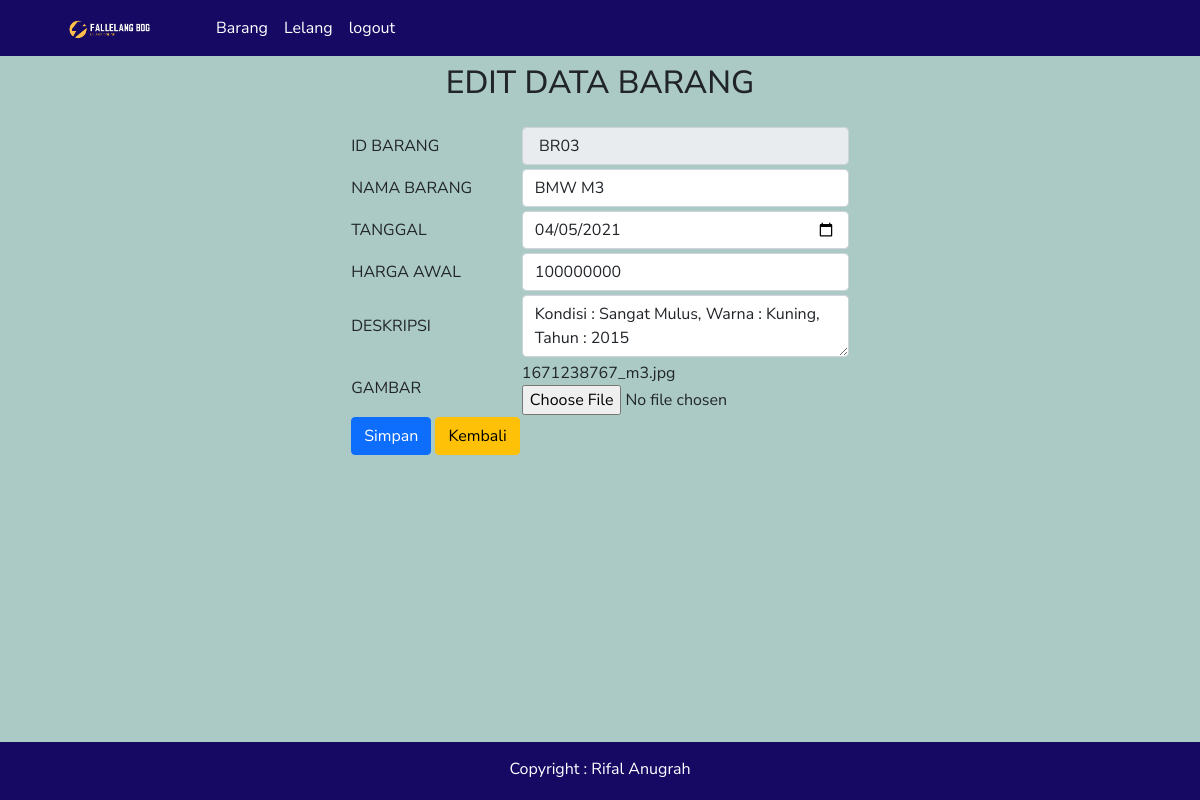
/Views/edit_barang.php?idori= BR03 (signed in), run on the app's committed database.
### tables this page shows
CREATE TABLE `barang` (
  `id_barang` char(5) NOT NULL,
  `nama_barang` varchar(25) NOT NULL,
  `tanggal` date DEFAULT NULL,
  `harga_awal` int(11) DEFAULT NULL,
  `deskripsi_barang` varchar(100) NOT NULL,
  `gambar` varchar(100) NOT NULL,
  `id_petugas` char(5) DEFAULT NULL,
  `status` enum('dibuka','ditutup') NOT NULL
);

### Views/edit_barang.php (the view, shortened to what this page needs)
<?php include './header.php' ?>
<?php
include "../Controllers/koneksi.php";
$idori = $_GET['idori'];
$query = mysqli_fetch_array(mysqli_query($koneksi, "select*from barang where id_barang='$idori'"));
?>
<center>
    <h2 class="text-center mb-4"> EDIT DATA BARANG</h2>
</center>
<form action="../Controllers/update_barang.php?idori=<?php echo $idori ?>" method="POST" enctype="multipart/form-data">
    <div class="tabel">
        <center>
            <table border="0">
                <tr>
                    <td>
                        <div class="col-auto">
                            <label class="col-form-label">ID BARANG</label>
                        </div>
                    </td>
                    <td>
                        <div class="col-auto">
                            <input type="text" name="id_barang" class="form-control" value="<?php echo $query['id_barang']; ?>" readonly>
                        </div>
                    </td>
                </tr>
                <tr>
                    <td></td>
                </tr>
                <tr>
                    <td>
                        <div class="col-auto">
                            <label class="col-form-label">NAMA BARANG</label>
                        </div>
                    </td>
                    <td>
                        <div class="col-auto">
                            <input type="text" name="nama_barang" class="form-control" value="<?php echo $query['nama_barang']; ?>">
                        </div>
                    </td>
                </tr>
                <tr>
                    <td></td>
                </tr>
                <tr>
                    <td>
                        <div class="col-auto">
                            <label class="col-form-label">TANGGAL</label>
                        </div>
                    </td>
                    <td>
                        <div class="col-auto">
                            <input type="date" name="tanggal" class="form-control" value="<?php echo $query['tanggal']; ?>">
                        </div>
                    </td>
                </tr>
                <tr>
                    <td></td>
                </tr>
                <tr>
                    <td>
                        <div class="col-auto">
                            <label class="col-form-label">HARGA AWAL</label>
                        </div>
                    </td>
                    <td>
                        <div class="col-auto">
                            <input type="number" name="harga_awal" class="form-control" value="<?php echo $query['harga_awal']; ?>">
                        </div>
                    </td>
                </tr>
                <tr>
                    <td></td>
                </tr>
                <tr>
                    <td>
                        <div class="col-auto">
                            <label class="col-form-label">DESKRIPSI</label>
                        </div>
                    </td>
                    <td>
                        <div class="col-auto">
                            <textarea name="deskripsi_barang" class="form-control" value="<?php echo $query['deskripsi_barang']; ?>"><?php echo $query['deskripsi_barang']; ?></textarea>
                        </div>
                    </td>
                </tr>
                <tr>
                    <td></td>
                </tr>
                <tr>
                    <td>
                        <div class="col-auto">
                            <label class="col-form-label">GAMBAR</label>
                        </div>
                    </td>
                    <td>
                        <div class="col-auto">
                            <?php echo $query['gambar']; ?>
                        </div>
                        <div class="col-auto">
                            <input type="file" name="gambar" value="<?php echo $query['gambar']; ?>">
                        </div>
                    </td>
                </tr>
                <tr>
                    <td>
                        <button type="submit" class="btn btn-primary">Simpan</button>
                        <a href="tampil_barang.php" class="btn btn-warning">Kembali</a>
                    </td>
                </tr>
        </center>
    </div>
</form>
<?php include './footer.php' ?>

### data on the page
barang: id_barang "BR03", nama_barang "BMW M3", tanggal "04/05/2021", harga_awal "100000000", deskripsi_barang "Kondisi : Sangat Mulus, Warna : Kuning, Tahun : 2015", gambar "1671238767_m3.jpg"
